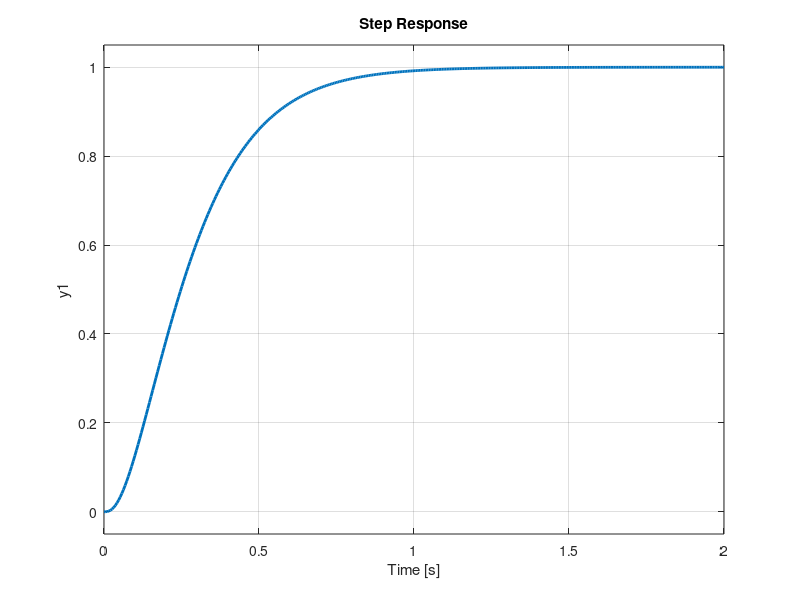

Write MATLAB code to recreate this figure.
A = [-1, -2; 1, 0];
B = [2; 0];
C = [0, 1];
D = 0;
p1 = [-6 -9 -60];
A_bar = [A zeros(2,1); -C 0];
B_bar = [B; 0];
G_new = place(A_bar,B_bar, p1);
A_new = A_bar - B_bar * G_new;
B_new = [zeros(2,1); 1];
C_new = [C 0];
D_new = D;
new_sys = ss(A_new, B_new, C_new, D_new);
new_poles = pole(new_sys);
step(new_sys);
h = findobj(gcf,'type','line');
set(h,'linewidth',2); grid on;
